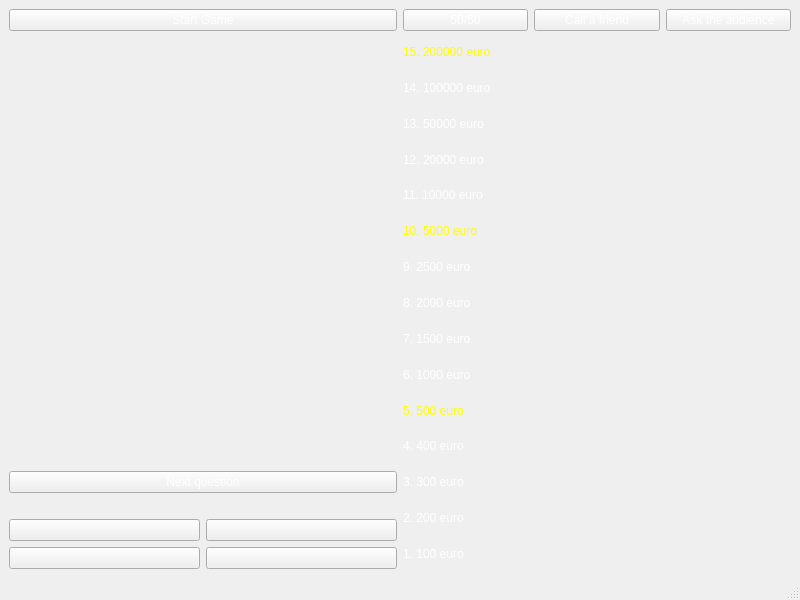
<?xml version="1.0" encoding="UTF-8"?>
<ui version="4.0">
 <class>MainWindow</class>
 <widget class="QMainWindow" name="MainWindow">
  <property name="geometry">
   <rect>
    <x>0</x>
    <y>0</y>
    <width>800</width>
    <height>600</height>
   </rect>
  </property>
  <property name="windowTitle">
   <string>MainWindow</string>
  </property>
  <property name="styleSheet">
   <string notr="true">background-color: qconicalgradient(cx:0, cy:0, angle:135, stop:0.149254 rgba(6, 0, 172, 69), stop:0.375 rgba(64, 7, 150, 69), stop:0.393035 rgba(28, 0, 255, 145), stop:0.45 rgba(0, 75, 159, 227), stop:0.477581 rgba(111, 71, 255, 130), stop:0.487562 rgba(56, 23, 156, 130), stop:0.512438 rgba(103, 14, 236, 181), stop:0.572139 rgba(21, 25, 121, 255), stop:0.60199 rgba(31, 37, 178, 255), stop:0.625 rgba(36, 25, 184, 69), stop:1 rgba(34, 0, 158, 69))</string>
  </property>
  <widget class="QWidget" name="centralwidget">
   <layout class="QGridLayout" name="mainLayout" columnstretch="0,0">
    <item row="0" column="0">
     <layout class="QVBoxLayout" name="verticalLayout_4">
      <item>
       <widget class="QPushButton" name="pushButtonStartGame">
        <property name="styleSheet">
         <string notr="true">font: 10pt &quot;MS Shell Dlg 2&quot;;
color: white;</string>
        </property>
        <property name="text">
         <string>Start Game</string>
        </property>
       </widget>
      </item>
      <item>
       <spacer name="verticalSpacer">
        <property name="orientation">
         <enum>Qt::Vertical</enum>
        </property>
        <property name="sizeHint" stdset="0">
         <size>
          <width>20</width>
          <height>40</height>
         </size>
        </property>
       </spacer>
      </item>
      <item>
       <widget class="QPushButton" name="pushButtonNextQuestion">
        <property name="styleSheet">
         <string notr="true">font: 10pt &quot;MS Shell Dlg 2&quot;;
color: white;</string>
        </property>
        <property name="text">
         <string>Next question</string>
        </property>
       </widget>
      </item>
      <item>
       <layout class="QVBoxLayout" name="verticalLayout_3">
        <item>
         <widget class="QLabel" name="labelQuestionText">
          <property name="styleSheet">
           <string notr="true">font: 10pt &quot;MS Shell Dlg 2&quot;;
color: white;</string>
          </property>
          <property name="text">
           <string/>
          </property>
         </widget>
        </item>
        <item>
         <layout class="QGridLayout" name="gridLayout">
          <item row="1" column="1">
           <widget class="QPushButton" name="pushButtonD">
            <property name="styleSheet">
             <string notr="true">font: 10pt &quot;MS Shell Dlg 2&quot;;
color: white;</string>
            </property>
            <property name="text">
             <string/>
            </property>
           </widget>
          </item>
          <item row="1" column="0">
           <widget class="QPushButton" name="pushButtonC">
            <property name="styleSheet">
             <string notr="true">font: 10pt &quot;MS Shell Dlg 2&quot;;
color: white;</string>
            </property>
            <property name="text">
             <string/>
            </property>
           </widget>
          </item>
          <item row="0" column="0">
           <widget class="QPushButton" name="pushButtonA">
            <property name="styleSheet">
             <string notr="true">font: 10pt &quot;MS Shell Dlg 2&quot;; color: white;</string>
            </property>
            <property name="text">
             <string/>
            </property>
           </widget>
          </item>
          <item row="0" column="1">
           <widget class="QPushButton" name="pushButtonB">
            <property name="styleSheet">
             <string notr="true">font: 10pt &quot;MS Shell Dlg 2&quot;;
color: white;</string>
            </property>
            <property name="text">
             <string/>
            </property>
           </widget>
          </item>
         </layout>
        </item>
       </layout>
      </item>
     </layout>
    </item>
    <item row="0" column="1">
     <layout class="QVBoxLayout" name="verticalLayout_2">
      <item>
       <layout class="QHBoxLayout" name="horizontalLayout">
        <item>
         <widget class="QPushButton" name="pushButton5050">
          <property name="styleSheet">
           <string notr="true">font: 10pt &quot;MS Shell Dlg 2&quot;;
color: white;</string>
          </property>
          <property name="text">
           <string>50/50</string>
          </property>
         </widget>
        </item>
        <item>
         <widget class="QPushButton" name="pushButtonCallAFriend">
          <property name="styleSheet">
           <string notr="true">font: 10pt &quot;MS Shell Dlg 2&quot;;
color: white;</string>
          </property>
          <property name="text">
           <string>Call a friend</string>
          </property>
         </widget>
        </item>
        <item>
         <widget class="QPushButton" name="pushButtonAskTheAudience">
          <property name="styleSheet">
           <string notr="true">font: 10pt &quot;MS Shell Dlg 2&quot;;
color: white;</string>
          </property>
          <property name="text">
           <string>Ask the audience</string>
          </property>
         </widget>
        </item>
       </layout>
      </item>
      <item>
       <layout class="QVBoxLayout" name="verticalLayout">
        <item>
         <widget class="QLabel" name="labelSum200000">
          <property name="styleSheet">
           <string notr="true">font: 12pt &quot;MS Shell Dlg 2&quot;;
color: yellow;</string>
          </property>
          <property name="text">
           <string>15. 200000 euro</string>
          </property>
         </widget>
        </item>
        <item>
         <widget class="QLabel" name="labelSum100000">
          <property name="styleSheet">
           <string notr="true">font: 12pt &quot;MS Shell Dlg 2&quot;;
color: white;</string>
          </property>
          <property name="text">
           <string>14. 100000 euro</string>
          </property>
         </widget>
        </item>
        <item>
         <widget class="QLabel" name="labelSum50000">
          <property name="styleSheet">
           <string notr="true">font: 12pt &quot;MS Shell Dlg 2&quot;;
color: white;</string>
          </property>
          <property name="text">
           <string>13. 50000 euro</string>
          </property>
         </widget>
        </item>
        <item>
         <widget class="QLabel" name="labelSum20000">
          <property name="styleSheet">
           <string notr="true">font: 12pt &quot;MS Shell Dlg 2&quot;;
color: white;</string>
          </property>
          <property name="text">
           <string>12. 20000 euro</string>
          </property>
         </widget>
        </item>
        <item>
         <widget class="QLabel" name="labelSum10000">
          <property name="styleSheet">
           <string notr="true">font: 12pt &quot;MS Shell Dlg 2&quot;;
color: white;</string>
          </property>
          <property name="text">
           <string>11. 10000 euro</string>
          </property>
         </widget>
        </item>
        <item>
         <widget class="QLabel" name="labelSum5000">
          <property name="styleSheet">
           <string notr="true">font: 12pt &quot;MS Shell Dlg 2&quot;;
color: yellow;</string>
          </property>
          <property name="text">
           <string>10. 5000 euro</string>
          </property>
         </widget>
        </item>
        <item>
         <widget class="QLabel" name="labelSum2500">
          <property name="styleSheet">
           <string notr="true">font: 12pt &quot;MS Shell Dlg 2&quot;;
color: white;</string>
          </property>
          <property name="text">
           <string>9. 2500 euro</string>
          </property>
         </widget>
        </item>
        <item>
         <widget class="QLabel" name="labelSum2000">
          <property name="styleSheet">
           <string notr="true">font: 12pt &quot;MS Shell Dlg 2&quot;;
color: white;</string>
          </property>
          <property name="text">
           <string>8. 2000 euro</string>
          </property>
         </widget>
        </item>
        <item>
         <widget class="QLabel" name="labelSum1500">
          <property name="styleSheet">
           <string notr="true">font: 12pt &quot;MS Shell Dlg 2&quot;;
color: white;</string>
          </property>
          <property name="text">
           <string>7. 1500 euro</string>
          </property>
         </widget>
        </item>
        <item>
         <widget class="QLabel" name="labelSum1000">
          <property name="styleSheet">
           <string notr="true">font: 12pt &quot;MS Shell Dlg 2&quot;;
color: white;</string>
          </property>
          <property name="text">
           <string>6. 1000 euro</string>
          </property>
         </widget>
        </item>
        <item>
         <widget class="QLabel" name="labelSum500">
          <property name="styleSheet">
           <string notr="true">font: 12pt &quot;MS Shell Dlg 2&quot;;
color: yellow;</string>
          </property>
          <property name="text">
           <string>5. 500 euro</string>
          </property>
         </widget>
        </item>
        <item>
         <widget class="QLabel" name="labelSum400">
          <property name="styleSheet">
           <string notr="true">font: 12pt &quot;MS Shell Dlg 2&quot;;
color: white;</string>
          </property>
          <property name="text">
           <string>4. 400 euro</string>
          </property>
         </widget>
        </item>
        <item>
         <widget class="QLabel" name="labelSum300">
          <property name="styleSheet">
           <string notr="true">font: 12pt &quot;MS Shell Dlg 2&quot;;
color: white;</string>
          </property>
          <property name="text">
           <string>3. 300 euro</string>
          </property>
         </widget>
        </item>
        <item>
         <widget class="QLabel" name="labelSum200">
          <property name="styleSheet">
           <string notr="true">font: 12pt &quot;MS Shell Dlg 2&quot;;
color: white;</string>
          </property>
          <property name="text">
           <string>2. 200 euro</string>
          </property>
         </widget>
        </item>
        <item>
         <widget class="QLabel" name="labelSum100">
          <property name="styleSheet">
           <string notr="true">font: 12pt &quot;MS Shell Dlg 2&quot;;
color: white;</string>
          </property>
          <property name="text">
           <string>1. 100 euro</string>
          </property>
         </widget>
        </item>
       </layout>
      </item>
     </layout>
    </item>
   </layout>
  </widget>
  <widget class="QMenuBar" name="menubar">
   <property name="geometry">
    <rect>
     <x>0</x>
     <y>0</y>
     <width>800</width>
     <height>26</height>
    </rect>
   </property>
  </widget>
  <widget class="QStatusBar" name="statusbar"/>
 </widget>
 <resources/>
 <connections/>
</ui>
